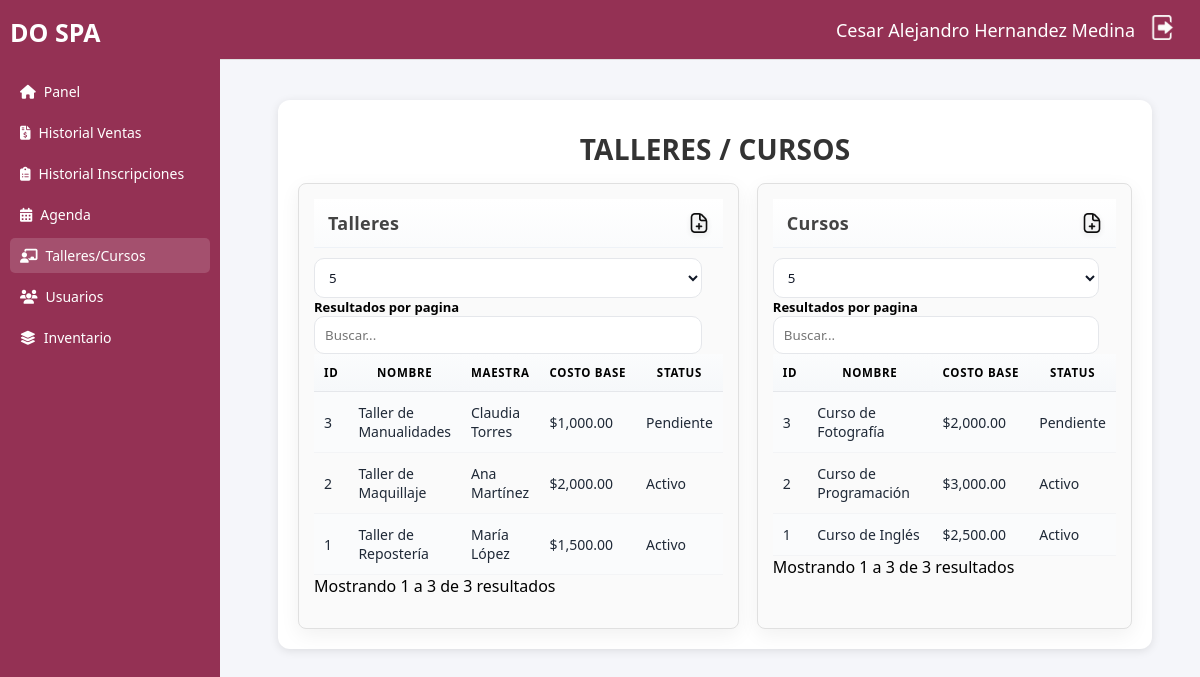
The app's page /talleres-cursos.php (signed in), older data.
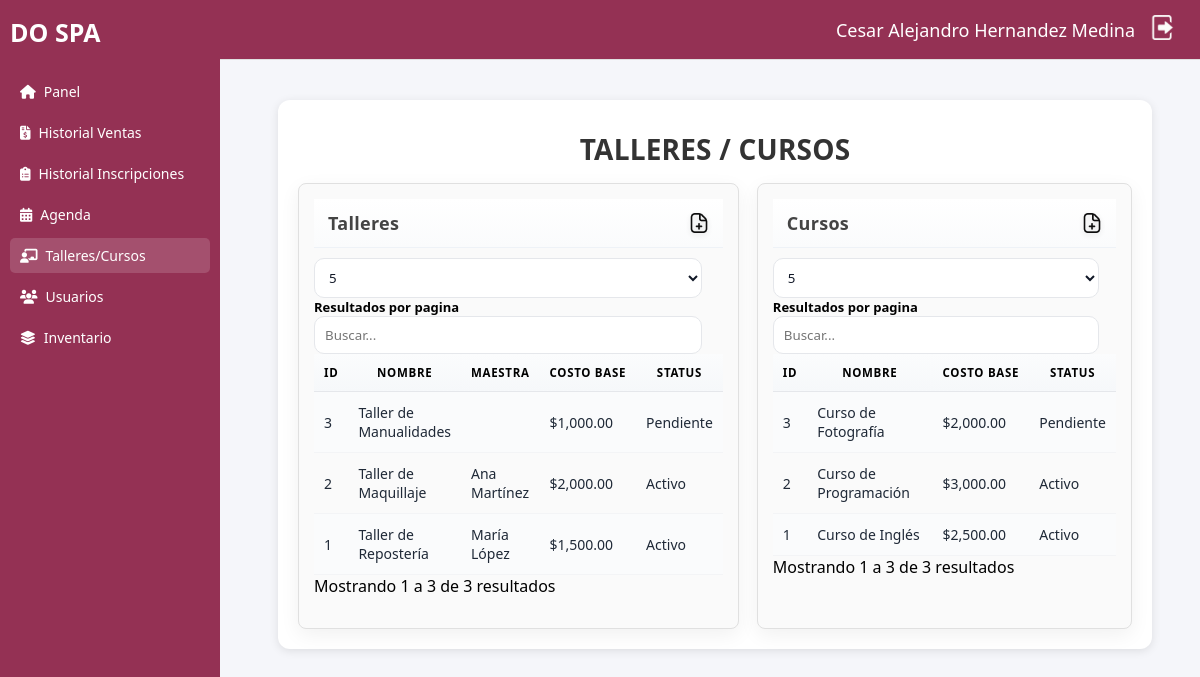
The same page, newer data.
### tables this page shows
CREATE TABLE `talleres` (
  `id_taller` int(11) NOT NULL,
  `nombre` varchar(255) DEFAULT NULL,
  `id_maestra` int(11) DEFAULT NULL,
  `costo_base` decimal(10,2) DEFAULT NULL,
  `status` varchar(50) DEFAULT NULL,
  `ingreso_bruto` decimal(10,2) DEFAULT NULL,
  `gastos` decimal(10,2) DEFAULT NULL,
  `porcentaje_delia` decimal(5,2) DEFAULT NULL,
  `porcentaje_caro` decimal(5,2) DEFAULT NULL,
  `precio_preferencial` tinyint(1) DEFAULT 0
);

CREATE TABLE `maestras` (
  `id_maestra` int(11) NOT NULL,
  `nombre` varchar(255) DEFAULT NULL,
  `base` varchar(100) DEFAULT NULL,
  `acuerdo` varchar(100) DEFAULT NULL,
  `gastos` decimal(10,2) DEFAULT NULL,
  `porcentaje_ganancia` decimal(5,2) DEFAULT NULL,
  `estatus` tinyint(1) NOT NULL DEFAULT 1
);

### talleres-cursos.php (the view, shortened to what the changed rows need)
<?php
require_once "conexion.php";
mysqli_set_charset($conexion, 'utf8mb4');
?>
<!DOCTYPE html>
<html lang="es">
<head>
  <link rel="stylesheet" href="css/sidebar.css">
  <link rel="stylesheet" href="css/header.css">
  <link rel="stylesheet" href="css/inventario.css">
  <link rel="stylesheet" href="css/talleres-cursos.css?v=2">
  <link rel="stylesheet" href="https://cdn.jsdelivr.net/npm/simple-datatables@latest/dist/style.css">
  <link rel="stylesheet" href="https://cdnjs.cloudflare.com/ajax/libs/font-awesome/6.4.0/css/all.min.css">
</head>
<body>
  <div class="dashboard">
    <main class="main">
      <div class="inventario">
        <h2 class="titulo-inventario" align="center">TALLERES / CURSOS</h2>
        <div class="tablas-inventario">
          <section class="productos">
            <div class="section-header">
              <h3>Talleres</h3>
              <div class="section-actions">
              </div>
            </div>
            <table id="TablaTalleres" class="display">
              <thead>
                <tr>
                  <th>Id</th>
                  <th>Nombre</th>
                  <th>Maestra</th>
                  <th>Costo base</th>
                  <th>Status</th>
                </tr>
              </thead>
              <tbody>
              <?php
                $sqlT = "SELECT t.id_taller, t.nombre, m.nombre AS maestra, t.costo_base, t.status
                         FROM talleres t
                         LEFT JOIN maestras m ON m.id_maestra = t.id_maestra
                         ORDER BY t.id_taller DESC";
                if ($rT = mysqli_query($conexion, $sqlT)):
                  while ($row = mysqli_fetch_assoc($rT)): ?>
                    <tr>
                      <td><?php echo (int)$row['id_taller']; ?></td>
                      <td><?php echo htmlspecialchars($row['nombre'] ?? '', ENT_QUOTES, 'UTF-8'); ?></td>
                      <td><?php echo htmlspecialchars($row['maestra'] ?? '', ENT_QUOTES, 'UTF-8'); ?></td>
                      <td><?php echo '$'.number_format((float)$row['costo_base'], 2); ?></td>
                      <td><?php echo htmlspecialchars(ucfirst($row['status']) ?? '', ENT_QUOTES, 'UTF-8'); ?></td>
                    </tr>
              <?php endwhile; mysqli_free_result($rT); endif; ?>
              </tbody>
            </table>
          </section>
          <section class="kits">
            <table id="TablaCursos" class="display">
              <thead>
                <tr>
                  <th>Id</th>
                  <th>Nombre</th>
                  <th>Costo base</th>
                  <th>Status</th>
                </tr>
              </thead>
            </table>
          </section>
        </div>
      </div>
    </main>
  </div>
</body>
</html>

Row changes from the older to the newer data that the page shows:
changed talleres "Taller de Manualidades": id_maestra.nombre "Claudia Torres" → (not shown)
